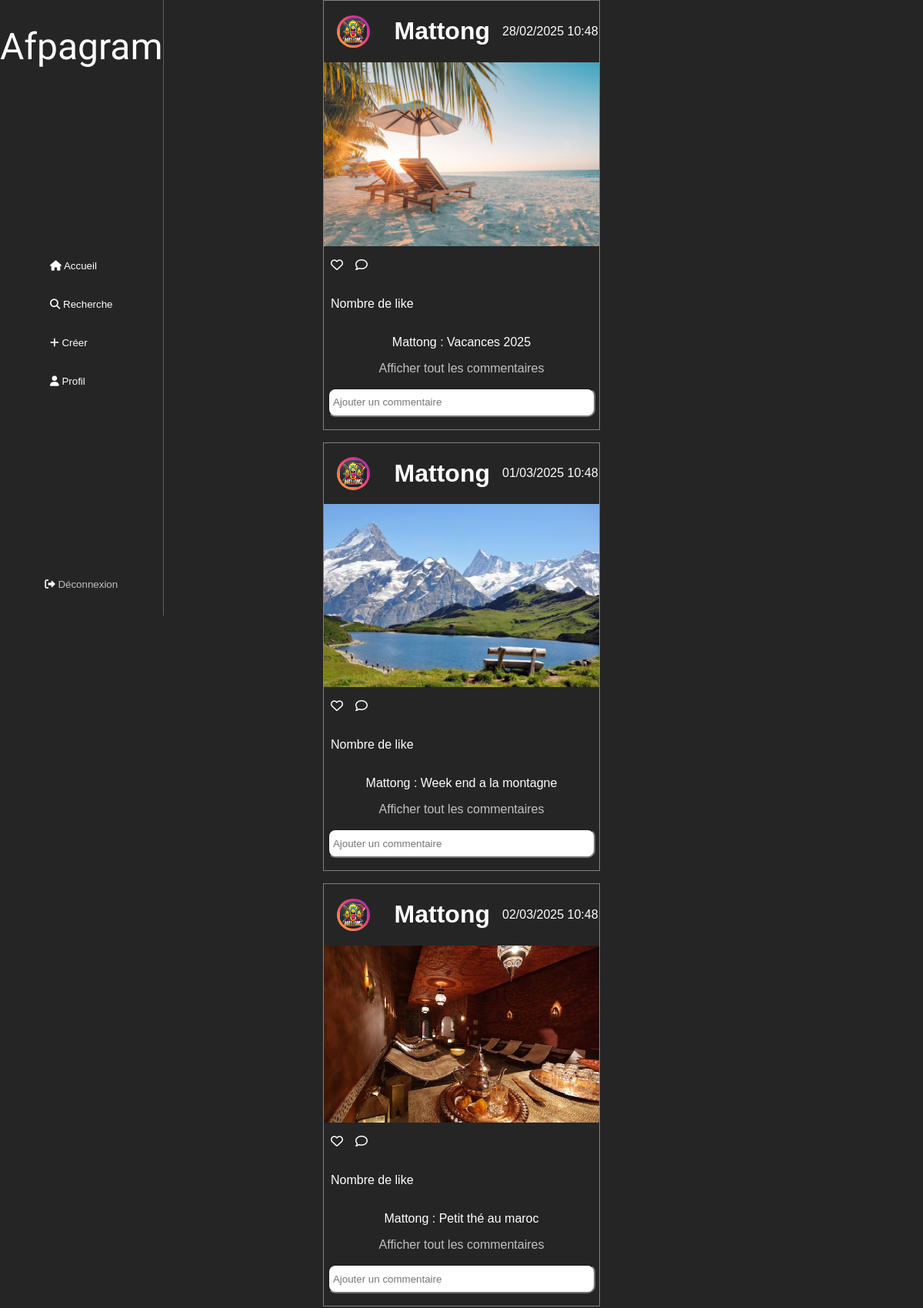
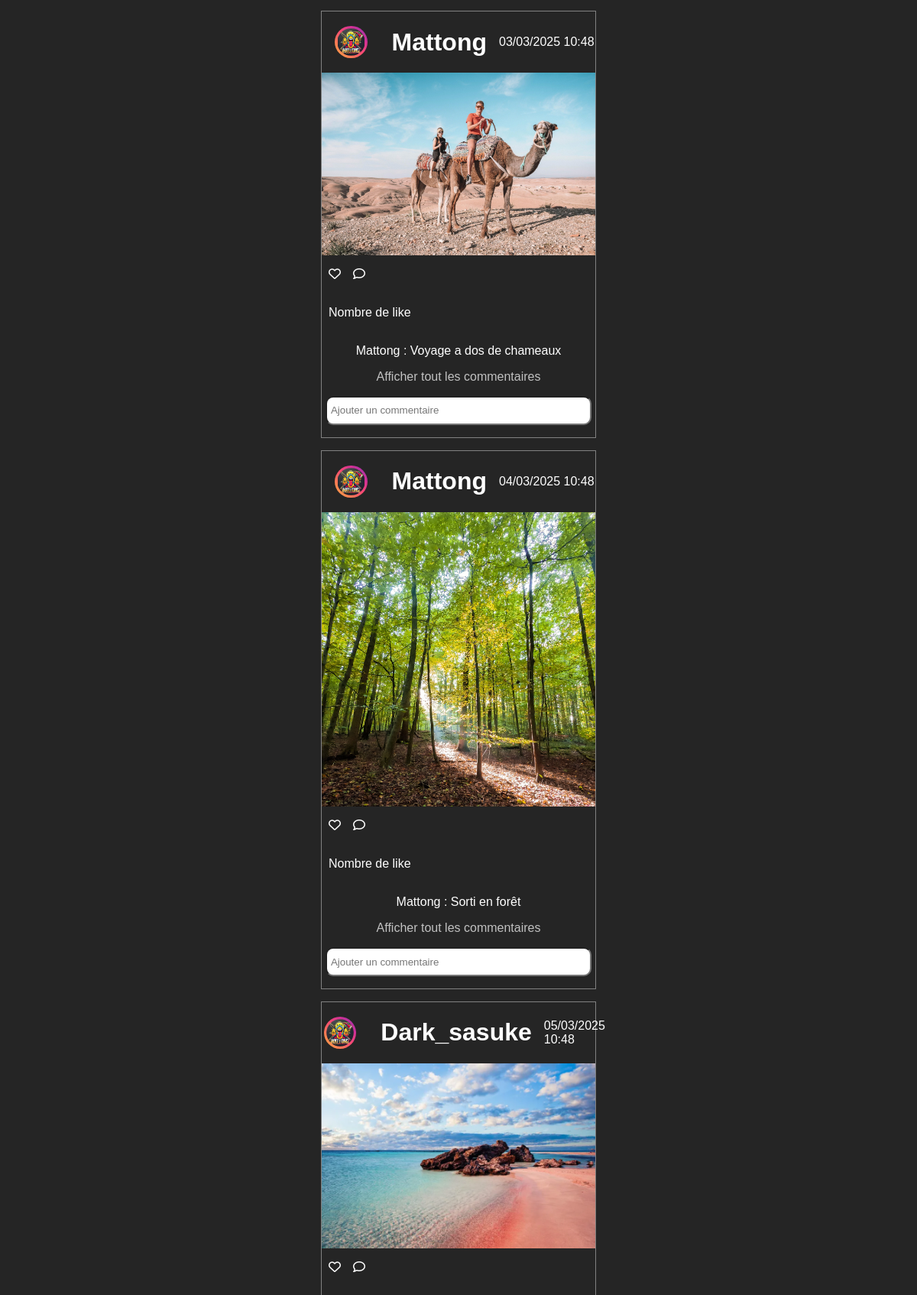
The page /src/Controller/controller-home.php (signed in, upper part) on the database its author committed (2 pictures, top to bottom).
### tables this page shows
CREATE TABLE `76_posts` (
  `post_id` int NOT NULL AUTO_INCREMENT,
  `post_timestamp` varchar(25) NOT NULL,
  `post_description` varchar(50) NOT NULL,
  `post_private` tinyint NOT NULL DEFAULT '0',
  `user_id` int NOT NULL,
  PRIMARY KEY (`post_id`),
  KEY `user_id` (`user_id`),
  CONSTRAINT `76_posts_ibfk_1` FOREIGN KEY (`user_id`) REFERENCES `76_users` (`user_id`)
);

CREATE TABLE `76_users` (
  `user_id` int NOT NULL AUTO_INCREMENT,
  `user_gender` varchar(25) NOT NULL,
  `user_lastname` varchar(25) NOT NULL,
  `user_firstname` varchar(25) NOT NULL,
  `user_pseudo` varchar(25) NOT NULL,
  `user_avatar` varchar(25) DEFAULT 'avatar.png' COMMENT 'Photo de profil',
  `user_birthdate` date NOT NULL,
  `user_mail` varchar(50) NOT NULL,
  `user_password` varchar(100) NOT NULL,
  `user_activated` tinyint NOT NULL DEFAULT '1',
  PRIMARY KEY (`user_id`),
  UNIQUE KEY `user_pseudo` (`user_pseudo`),
  UNIQUE KEY `user_mail` (`user_mail`)
);

CREATE TABLE `76_pictures` (
  `pic_id` int NOT NULL AUTO_INCREMENT,
  `pic_name` varchar(50) NOT NULL,
  `post_id` int NOT NULL,
  PRIMARY KEY (`pic_id`),
  KEY `76_pictures_ibfk_1` (`post_id`),
  CONSTRAINT `76_pictures_ibfk_1` FOREIGN KEY (`post_id`) REFERENCES `76_posts` (`post_id`) ON DELETE CASCADE ON UPDATE RESTRICT
);

### src/Controller/controller-home.php (the view, shortened to what this page needs)
<?php
$pdo = new PDO('mysql:host=' . DB_HOST . ';dbname=' . DB_NAME . ';charset=utf8', DB_USER, DB_PASS);
$pdo->setAttribute(PDO::ATTR_ERRMODE, PDO::ERRMODE_EXCEPTION);
$sql = 'SELECT * FROM 76_posts NATURAL JOIN 76_pictures NATURAL JOIN 76_users where user_id in (
(SELECT group_concat(fav_id) from 76_favorites where user_id = :user_id
GROUP BY user_id),:user_id
)';
$stmt = $pdo->prepare($sql);
$stmt->bindValue(':user_id', $_SESSION['user_id'], PDO::PARAM_INT);
$stmt->execute();
$allPosts = $stmt->fetchAll();
$image = "";
foreach ($allPosts as $value) {
    $image .= "<div class='container'>
                <div class='title'>
                    <img src='/LogoChaine.png' alt='profil'>
                    <h1> " . $value['user_pseudo'] . "</h1>
                    <p> " . date('d/m/Y H:i', $value['post_timestamp']) . "</p>
                </div>
                <div class='public'>
                    <img src='../../assets/img/users/" . $value['user_id'] . "/" . $value['pic_name'] . "' alt=''>
                </div>
                <div class='icon'>
                <p><i class='fa-regular fa-heart'></i></p>
                <p><i class='fa-regular fa-comment'></i></p>
                </div>
                <div class='like'>
                    <p>Nombre de like</p>
                </div>
                <div class='commentaire'>
                <p> " . $value['user_pseudo'] . " : " . $value['post_description'] . " </p>
                </div>
                <div class='moreInfos'>
                    <a href=''>Afficher tout les commentaires</a>
                </div>
                <input type='text' placeholder=' Ajouter un commentaire'>
            </div>";
}
?>
<?php include_once '../View/view-home.php';
?>

### src/View/view-home.php (shortened to what this page needs)
<!DOCTYPE html>
<html lang="fr">
<head>
    <link rel="stylesheet" href="../../assets/css/home.css">
</head>
<body>
    <div class="container_container">
        <div class="menuleft">
            <h1>Afpagram</h1>
            <ul>
                <li><button>
                        <p><i class="fa-solid fa-house"></i> Accueil</p>
                    </button></li>
                <li><button>
                        <p><i class="fa-solid fa-magnifying-glass"></i> Recherche</p>
                    </button></li>
                <li><button>
                        <a href="../Controller/controller-post.php"><p><i class="fa-solid fa-plus"></i> Créer</p></a>
                    </button></li>
                <li><button>
                        <a href="../Controller/controller-profil.php">
                            <p><i class="fa-solid fa-user"></i> Profil</p>
                        </a>
                    </button></li>
            </ul>
            <ul>
                <li><button>
                        <i class="fa-solid fa-right-from-bracket"></i> <a href="../Controller/controller-deconnexion.php" class="text">Déconnexion</a>
                    </button></li>
            </ul>
        </div>
        <div class="menuright">
            <?= $image ?>
        </div>
    </div>
</body>
</html>

### assets/css/home.css (style rules this page uses)
body { background: rgba(0, 0, 0, 0.856); color: white; margin: 0 auto; font-family: Verdana, Geneva, Tahoma, sans-serif; }
.menuleft h1 { font-family: "Sue ellen francisco", sans-serif; font-weight: normal; font-size: 3rem; }
.container_container { display: flex; }
ul { display: flex; flex-direction: column; gap: 2rem; padding: 1rem; }
.menuleft ul li button { padding-left: 2rem; padding-right: 2rem; border-radius: 10px; color: white; background: rgba(0, 0, 0, 0); border: none; cursor: pointer; }
.menuleft { position: fixed; display: flex; flex-direction: column; justify-content: space-between; align-items: center; border-right: 1px solid rgba(255, 255, 255, 0.267); height: 100vh; }
li { list-style: none; }
.menuright { width: 30%; margin: 0 auto; }
.like { text-align: start; width: 95%; }
input { width: 95%; height: 2rem; border-radius: 10px; margin-top: 1rem; margin-bottom: 1rem; }
.commentaire { display: flex; justify-content: center; width: 100%; }
a { text-decoration: none; color: rgba(255, 255, 255, 0.719); }
.icon { display: flex; justify-content: start; gap: 1rem; width: 95%; }
.container { display: flex; flex-direction: column; justify-content: space-around; align-items: center; border: solid 1px rgba(255, 255, 255, 0.418); margin-bottom: 1rem; }
.public img { width: 100%; }
.public { display: flex; justify-content: center; }
button a { text-decoration: none; }
.title { display: flex; align-items: center; justify-content: center; gap: 1rem; }
button p { margin: 0; transition: .5s; color: white; }
.title img { width: 10%; border-radius: 80%; margin: 1rem; background-image: linear-gradient(to left bottom, #833ab4, #d03097, #f94c72, #ff7d53, #fcb045); padding: 0.2rem; }

### rows shown on the page
76_posts: user.user_pseudo "Mattong", post_timestamp "28/02/2025 10:48", 76_pictures.pic_name (picture), post_description "Vacances 2025"
76_posts: user.user_pseudo "Mattong", post_timestamp "01/03/2025 10:48", 76_pictures.pic_name (picture), post_description "Week end a la montagne"
76_posts: user.user_pseudo "Mattong", post_timestamp "02/03/2025 10:48", 76_pictures.pic_name (picture), post_description "Petit thé au maroc"
76_posts: user.user_pseudo "Mattong", post_timestamp "03/03/2025 10:48", 76_pictures.pic_name (picture), post_description "Voyage a dos de chameaux"
76_posts: user.user_pseudo "Mattong", post_timestamp "04/03/2025 10:48", 76_pictures.pic_name (picture), post_description "Sorti en forêt"
76_posts: user.user_pseudo "Dark_sasuke", post_timestamp "05/03/2025 10:48", 76_pictures.pic_name (picture)
